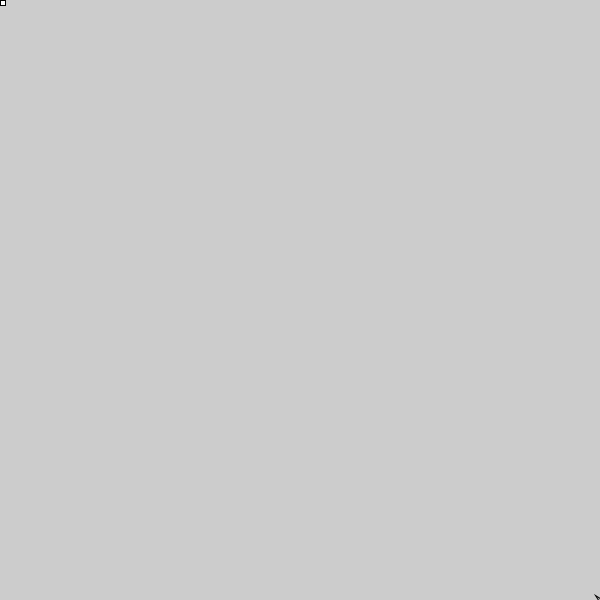
Frame 1 (no input)
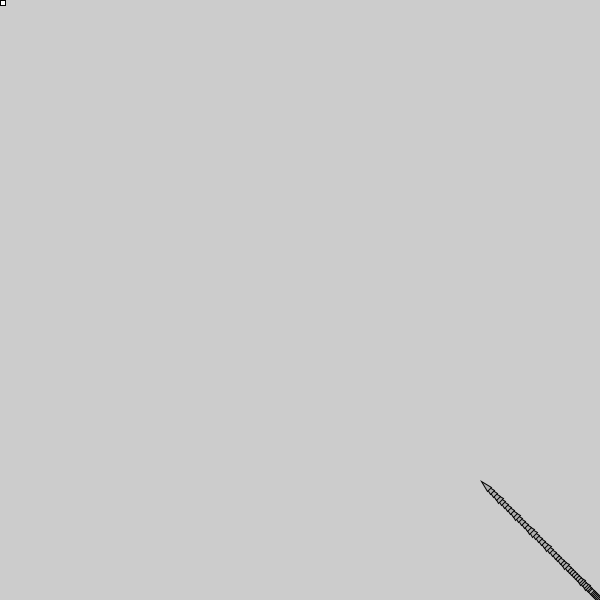
Frame 60 (the mouse pressed at the canvas centre just before this capture)
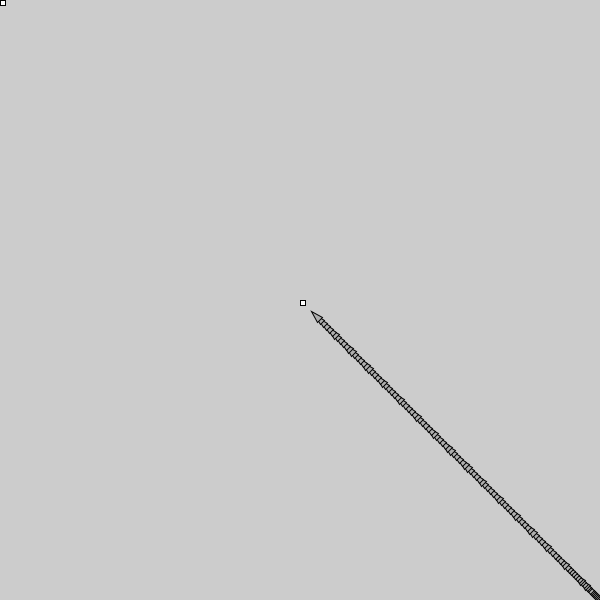
Frame 120 (the mouse held since frame 60 and released just before this capture)

The Processing sketch that drew these frames (run headless with seeded random() and noise(); from frame 60 on, the mouse is pressed at the canvas centre):

// Processing sketch: Autonomous_Agents
// ── Autonomous_Agents.pde
// Autonomous Agents
// https://natureofcode.com/book/chapter-6-autonomous-agents/
Vehicle v;
boolean toggle = false;
void setup() {
  size(600,600);
v = new Vehicle(width, height);
}
void draw() {
  if(toggle) {
    v.seek(new PVector(mouseX, mouseY));
  } else {
    v.flee(new PVector(mouseX, mouseY));

  }

  v.update();
  v.display();

  fill(255);
  rect(mouseX,mouseY, 5,5);

}

void mouseClicked() {
  print("clicked");
  toggle = !toggle;

}
// ── Vehicle.pde
class Vehicle {
  PVector location;
  PVector velocity;
  PVector acceleration;
  float r;

  float maxSpeed;
  float maxForce;
  Vehicle (float x, float y) {
    acceleration = new PVector(0,0);
    velocity = new PVector(0,0);
    location = new PVector(x,y);
    r = 3.0;
    maxSpeed = 4;
    maxForce = 0.1;
  }
  void update() {
    velocity.add(acceleration);
    velocity.limit(maxSpeed);
    location.add(velocity);
    acceleration.mult(0);
  }
  void applyForce(PVector force) {
    acceleration.add(force);
  }

  void seek(PVector target) {


    PVector desired = PVector.sub(target,location);
    desired.normalize();
    desired.mult(maxSpeed); 

    PVector steer = PVector.sub(desired, velocity);
    steer.limit(maxForce);
    applyForce(steer);
  }
  void flee(PVector target) {
    PVector desired = PVector.sub(target, location);
    desired.normalize();
    desired.mult(maxSpeed);

    PVector flee = PVector.sub(desired, velocity);
    flee.limit(maxForce);
    applyForce(flee);


  }
  void display() {
    // draws a triangle pointing towards
    float theta = velocity.heading() + PI/2;
    fill(175);
    stroke(0);
    pushMatrix();
    translate(location.x, location.y);
    rotate(theta);
    beginShape();
    vertex( 0,-r*2);
    vertex(-r, r*2);
    vertex( r, r*2);
    endShape(CLOSE);
    popMatrix();

  }
}
